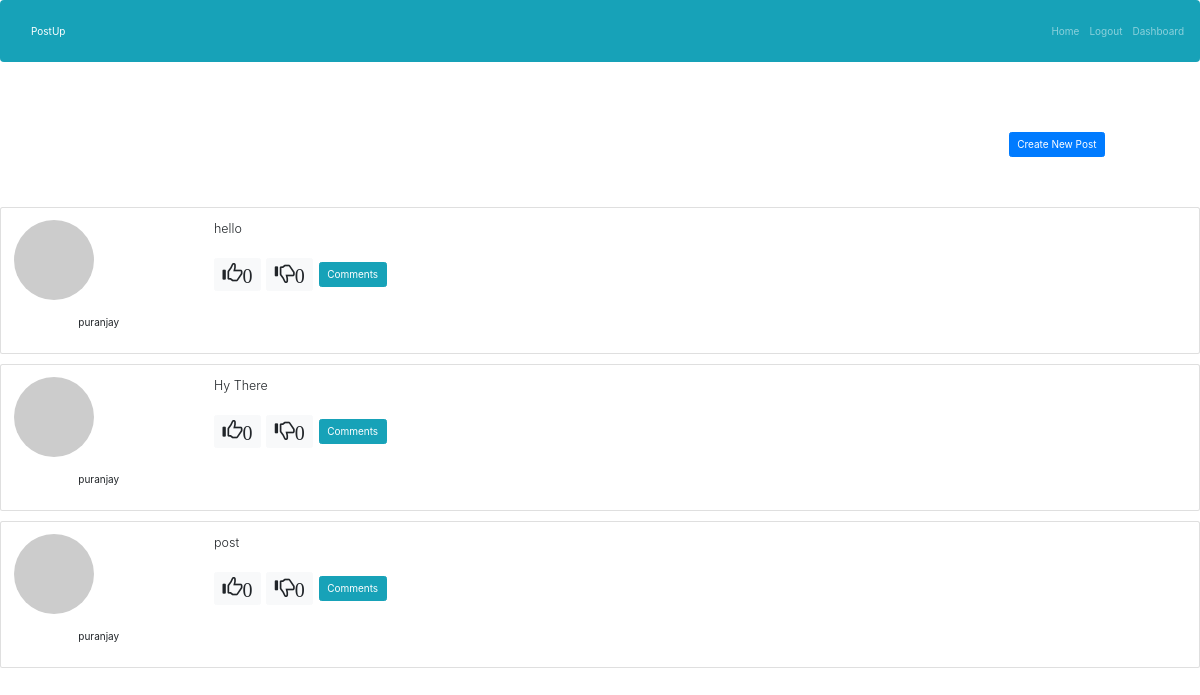
The app's page /dashboard/ (signed in), older data.
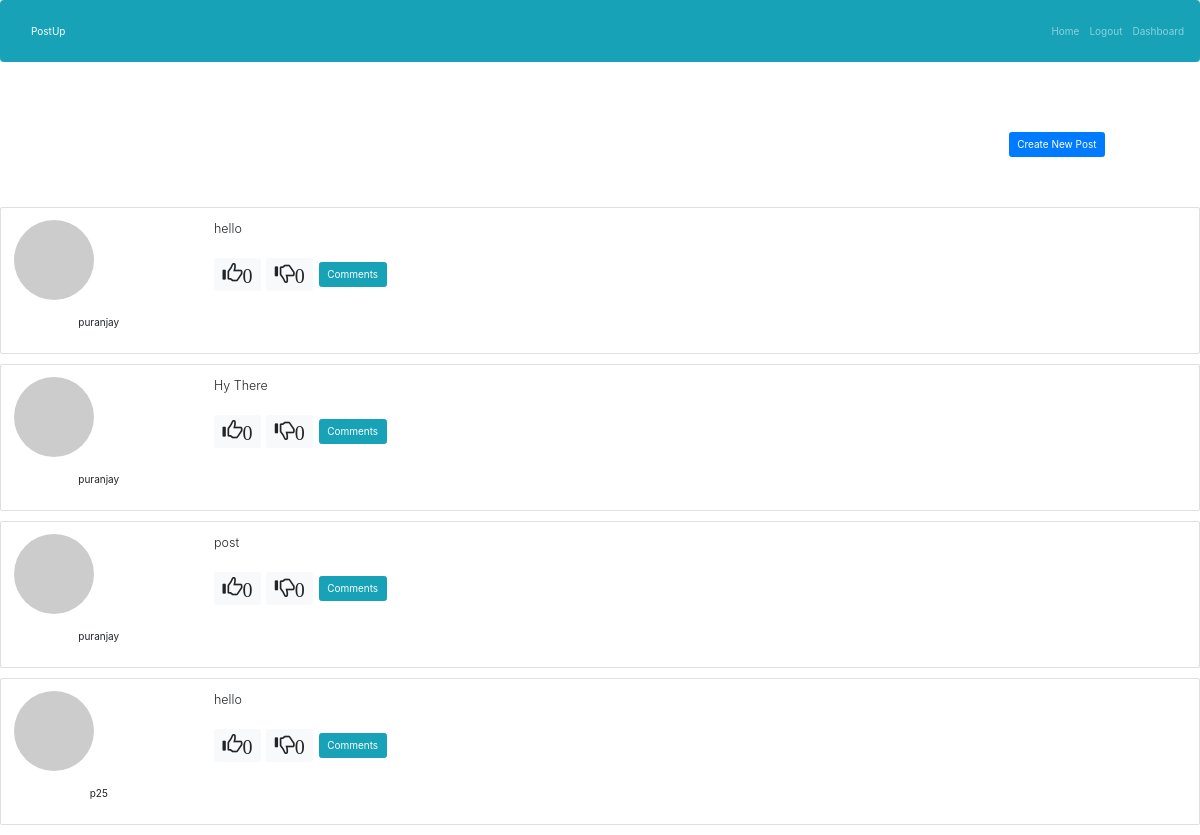
The same page, newer data.
### main/models.py (models this page shows, shortened)
class Post(models.Model):
	post_id=models.AutoField(primary_key=True)
	content=models.TextField()
	created_by=models.TextField()
	created_on=models.DateField()
	created_at=models.TimeField()
	likes=models.IntegerField()
	dislikes=models.IntegerField()

### main/views.py (the view, shortened to what this page needs)
# urls.py: path('dashboard/', views.dashboard,name="dashboard"),
def dashboard(request):
	data=Post.objects.all()
	print(request.session['username'])
	return render(request,"dashboard.html",context={"data":data,"username":request.session['username']})

### main/templates/dashboard.html (shortened to what this page needs)
{% extends 'layout.html' %}
{% block body %}
	<div class="container">
		<button type="button" class="btn btn-primary float-right" data-toggle="modal" data-target="#myModal" style="margin:50px">Create New Post</button>
	</div>
	<div>
		<form method="post">
			{% for d in data %}
				<div class="card card-body mb-3">
					<div class="row">
						<div class="col-md-2">
							<img class="rounded-circle d-none d-md-block" src="//www.gravatar.com/avatar/17813c3b06f8defb91bc1684d7c4b284?s=200&amp;r=pg&amp;d=mm" alt=""><br>
							<p class="text-center">{{d.created_by}}</p>
						</div>
						<div class="col-md-10">
							<p class="lead">{{d.content}}</p>
							<div>
								<button type="submit" name="like" value="{{d.post_id}}"" class="btn btn-light mr-1"><span class="glyphicon glyphicon-thumbs-up" style="font-size:20px;">{{d.likes}}</span></button>
								<button type="submit" name="dislike" value="{{d.post_id}}" class="btn btn-light mr-1"><span class="glyphicon glyphicon-thumbs-down" style="font-size:20px;">{{d.dislikes}}</span></button>
								<a class="btn btn-info mr-1" href="/post/5c6c47e1bc56480017fa6ff7">Comments</a>
							</div>
						</div>
					</div>
				</div>
			{% endfor %}
		</form>
	</div>
{% endblock %}

Row changes from the older to the newer data that the page shows:
added Post: created_by "p25", content "hello", {{ d.post_id }} 4 (drawn), likes "0", dislikes "0"
